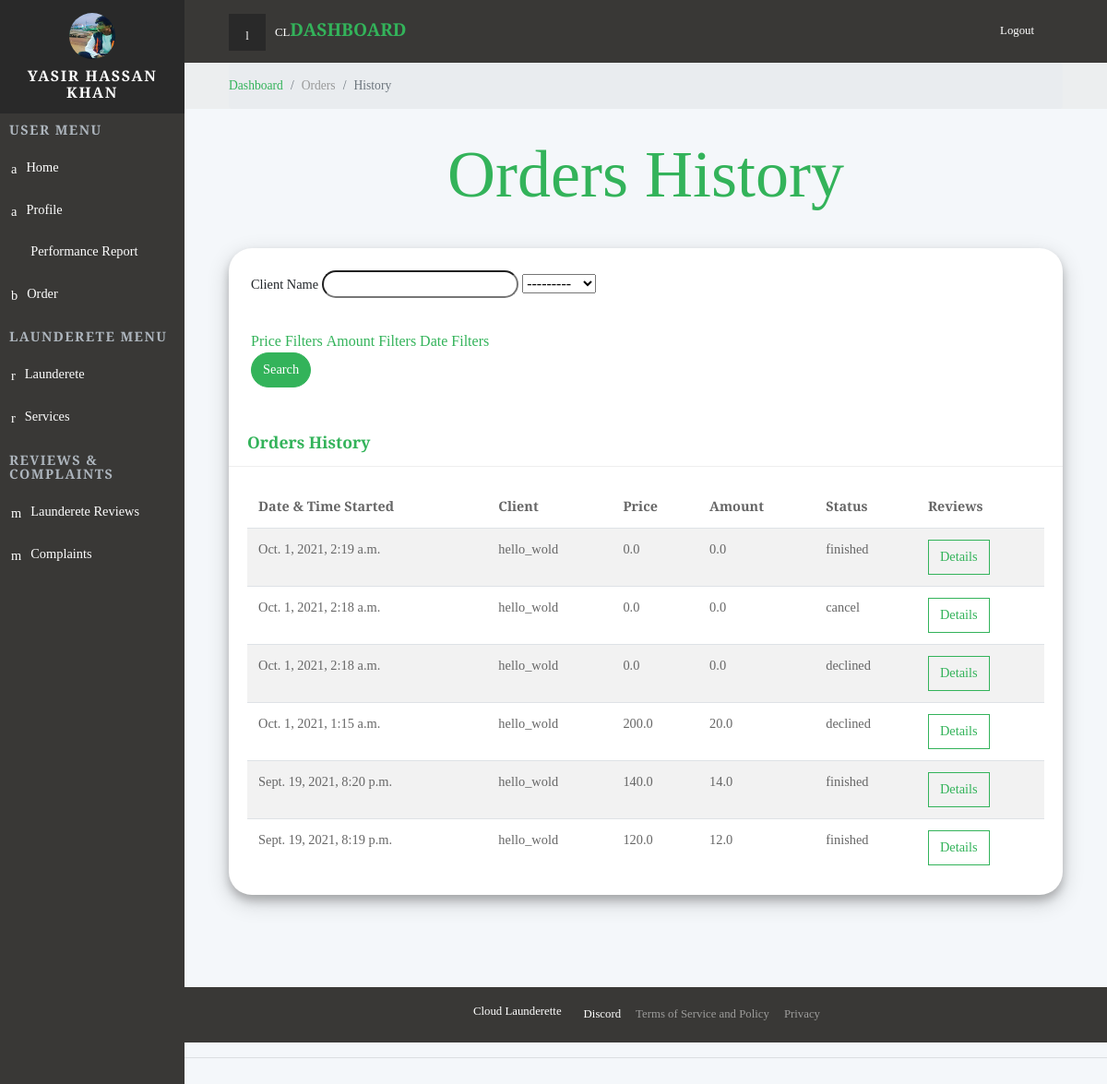
The app's page /dashboard/orders/history/ (signed in), older data.
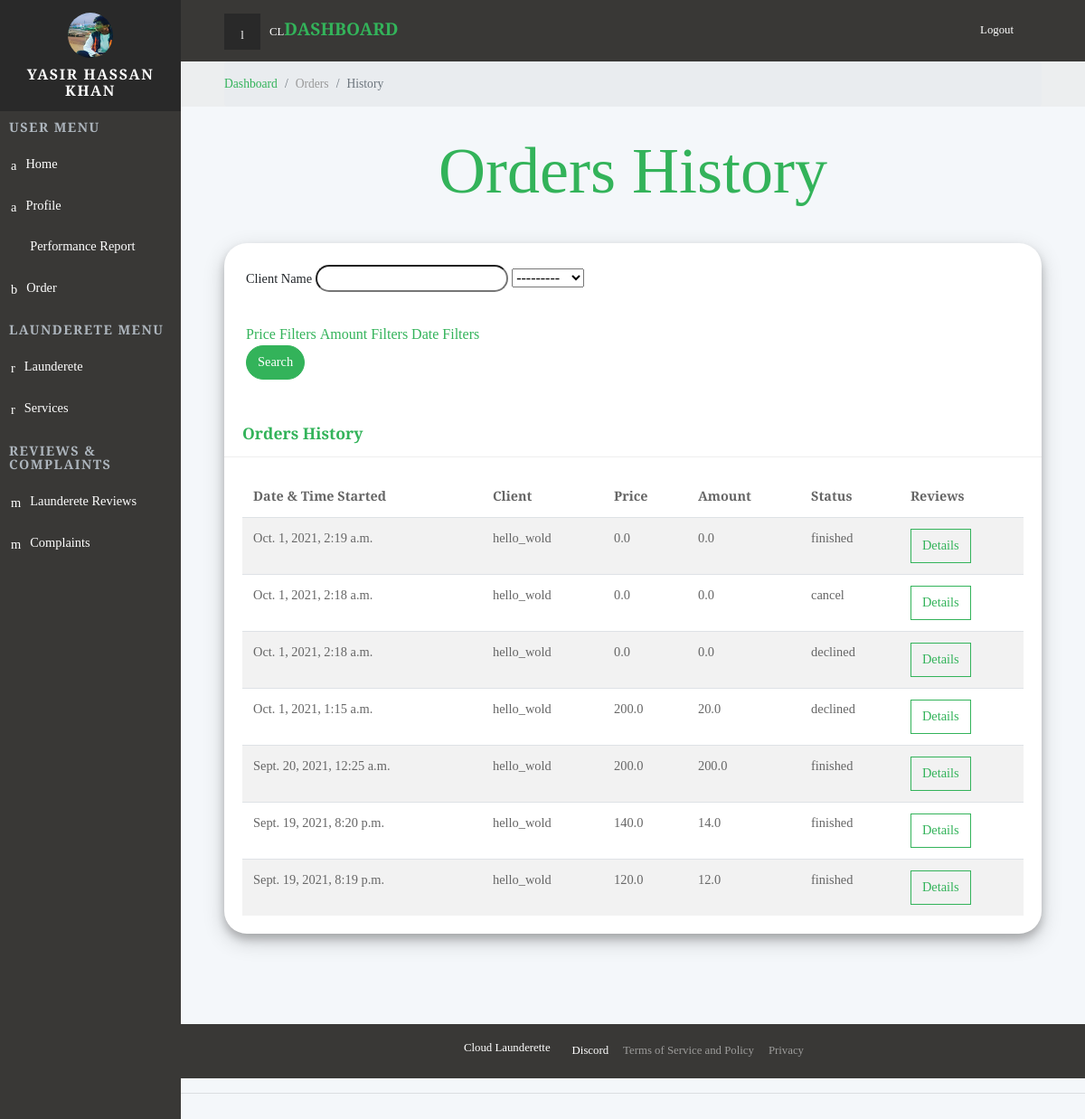
The same page, newer data.
### backend/models.py (models this page shows, shortened)
class Order(models.Model):
    client = models.ForeignKey(Client, null=True, on_delete= models.SET_NULL)
    launderette = models.ForeignKey(Launderette, null=True, on_delete= models.SET_NULL)
    description = models.TextField(blank=True, null=True)
    price = models.FloatField(default=0)
    amount = models.FloatField(default=0)
    status =models.CharField(max_length=50, blank=True, null=True, choices=StatusChoice1.choices,default=StatusChoice1.PENDING)
    date_started = models.DateTimeField(null=True, blank=True)
    date_created = models.DateTimeField(auto_now_add=True, null=True)
    date_end = models.DateTimeField(null=True,  blank=True)

class Client(models.Model):
    user = models.OneToOneField(User, on_delete=models.CASCADE, null=True)
    name = models.CharField(max_length=200, null=True)
    profile_pic = models.ImageField(default="default-profile.png")
    address = models.CharField(max_length=200, null=True)
    isBlocked = models.BooleanField(default=False)
    date_joined =models.DateTimeField(auto_now_add=True)
    def __str__(self):
        return str(self.user)

### backend/decorators.py (the view)
		def wrapper_func(request, *args, **kwargs):
			group = None
			if request.user.groups.exists():
				group = request.user.groups.all()[0].name
			if group in allowed_roles:
				return view_func(request, *args, **kwargs)
			else:
				return HttpResponse('You are not authorized to view this page')

### frontend/templates/frontend/ordersHistory.html (shortened to what this page needs)
{%  extends 'frontend/partialview/base_template.html' %}
{% load static %}
{% block content %}
    <div class="page">
      {% include 'frontend/partialview/topbar.html' %}
      <div class="breadcrumb-holder">
        <div class="container-fluid">
          <ul class="breadcrumb">
            <li class="breadcrumb-item "><a href="{% url 'dashboard' %}">Dashboard</a></li>
            <li class="breadcrumb-item "><a >Orders</a></li>
            <li class="breadcrumb-item active">History       </li>
          </ul>
        </div>
      </div>
      <section class="charts">
        <div class="container-fluid">
          <header>
            <h1 class=" display-3  text-center text-primary">Orders   History         </h1>
          </header>
        <div class="card">
        <form method="get" class="text-left">
              <div class="filters p-4">
                <div class="form-group-material">
                  <label>Client Name</label>
                  {{ordersfliter.form.client_name}}
                  {{ordersfliter.form.status}}
                </div>
                <a href="#price_filter"  data-toggle="collapse">Price Filters</a>
                <a href="#amount_filter"  data-toggle="collapse">Amount Filters</a>
                <a href="#date_filter"  data-toggle="collapse">Date Filters</a>
              <div class="form-group">
		            <button class="my-btn btn btn-primary" type="submit">Search</button>
              </div>
              </div>
            </form>
            <div class="card-header">
                        <h4 class="panel-title">
                            <a data-toggle="collapse" data-parent="#accordion" href="#collapseOne" aria-expanded="true" aria-controls="collapseOne">
                             Orders History
                            </a>
                        </h4>
                        </div>
                    <div class="card-body">
                        <div class="table-responsive">
                            <table class="table table-striped table-hover">
                            <thead>
                                <tr>
                                <th>Date & Time Started</th>
                                <th>Client</th>
                                <th>Price</th>
                                <th>Amount</th>
                                <th>Status</th>
                                <th>Reviews</th>
                                </tr>
                            </thead>
                            <tbody>
                                {% for finished in finisheds %}
                                    <tr>
                                        <td>{{finished.date_started}}</td>
                                        <td>{{finished.client}}</td>
                                        <td>{{finished.price}}</td>
                                        <td>{{finished.amount}}</td>
                                        <td>{{finished.status}}</td>
                                        <td><a class="btn btn-md btn-outline-primary "  href = "{% url 'orderDetail' finished.id %}">Details</a></td>
                                    </tr>
                                {% endfor %}
                            </tbody>
                            </table>
                        </div>
                        </div>
      </div>
        </div>
      </section>
      <footer class="main-footer">
        {% include 'frontend/partialView/footer_navbar.html' %}
      </footer>
    </div>
{% endblock content %}

Row changes from the older to the newer data that the page shows:
now on this page (row edited): Order: date_started "Sept. 20, 2021, 12:25 a.m.", client "hello_wold", price "200.0", amount "200.0", status "finished"
